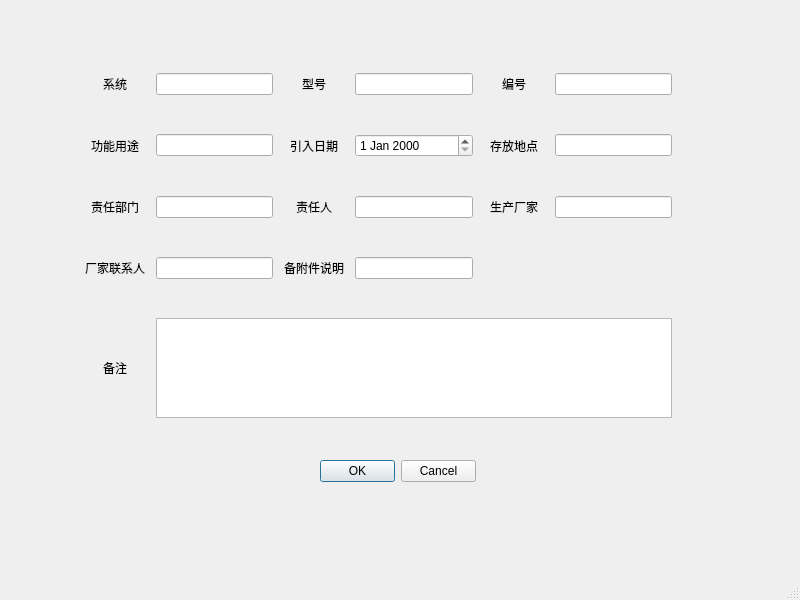
<?xml version="1.0" encoding="UTF-8"?>
<ui version="4.0">
 <class>ChangeStuInfo</class>
 <widget class="QMainWindow" name="ChangeStuInfo">
  <property name="geometry">
   <rect>
    <x>0</x>
    <y>0</y>
    <width>800</width>
    <height>600</height>
   </rect>
  </property>
  <property name="windowTitle">
   <string>MainWindow</string>
  </property>
  <widget class="QWidget" name="centralwidget">
   <widget class="QDialogButtonBox" name="buttonBox">
    <property name="geometry">
     <rect>
      <x>320</x>
      <y>460</y>
      <width>156</width>
      <height>23</height>
     </rect>
    </property>
    <property name="standardButtons">
     <set>QDialogButtonBox::Cancel|QDialogButtonBox::Ok</set>
    </property>
   </widget>
   <widget class="QWidget" name="gridLayoutWidget">
    <property name="geometry">
     <rect>
      <x>80</x>
      <y>40</y>
      <width>592</width>
      <height>411</height>
     </rect>
    </property>
    <layout class="QGridLayout" name="gridLayout">
     <item row="2" column="0">
      <widget class="QLabel" name="label_7">
       <property name="text">
        <string>责任部门</string>
       </property>
       <property name="alignment">
        <set>Qt::AlignCenter</set>
       </property>
      </widget>
     </item>
     <item row="2" column="1">
      <widget class="QLineEdit" name="man_department"/>
     </item>
     <item row="4" column="0">
      <widget class="QLabel" name="label_9">
       <property name="minimumSize">
        <size>
         <width>0</width>
         <height>100</height>
        </size>
       </property>
       <property name="maximumSize">
        <size>
         <width>16777215</width>
         <height>100</height>
        </size>
       </property>
       <property name="text">
        <string>备注</string>
       </property>
       <property name="alignment">
        <set>Qt::AlignCenter</set>
       </property>
      </widget>
     </item>
     <item row="0" column="1">
      <widget class="QLineEdit" name="man_sys"/>
     </item>
     <item row="1" column="2">
      <widget class="QLabel" name="label_5">
       <property name="text">
        <string>引入日期</string>
       </property>
       <property name="alignment">
        <set>Qt::AlignCenter</set>
       </property>
      </widget>
     </item>
     <item row="1" column="0">
      <widget class="QLabel" name="label_4">
       <property name="text">
        <string>功能用途</string>
       </property>
       <property name="alignment">
        <set>Qt::AlignCenter</set>
       </property>
      </widget>
     </item>
     <item row="0" column="0">
      <widget class="QLabel" name="label">
       <property name="minimumSize">
        <size>
         <width>70</width>
         <height>0</height>
        </size>
       </property>
       <property name="text">
        <string>系统</string>
       </property>
       <property name="alignment">
        <set>Qt::AlignCenter</set>
       </property>
      </widget>
     </item>
     <item row="0" column="4">
      <widget class="QLabel" name="label_2">
       <property name="text">
        <string>编号</string>
       </property>
       <property name="alignment">
        <set>Qt::AlignCenter</set>
       </property>
      </widget>
     </item>
     <item row="0" column="2">
      <widget class="QLabel" name="label_3">
       <property name="text">
        <string>型号</string>
       </property>
       <property name="alignment">
        <set>Qt::AlignCenter</set>
       </property>
      </widget>
     </item>
     <item row="1" column="1">
      <widget class="QLineEdit" name="man_porpuse"/>
     </item>
     <item row="1" column="5">
      <widget class="QLineEdit" name="man_place"/>
     </item>
     <item row="1" column="4">
      <widget class="QLabel" name="label_6">
       <property name="text">
        <string>存放地点</string>
       </property>
       <property name="alignment">
        <set>Qt::AlignCenter</set>
       </property>
      </widget>
     </item>
     <item row="2" column="4">
      <widget class="QLabel" name="label_10">
       <property name="minimumSize">
        <size>
         <width>70</width>
         <height>0</height>
        </size>
       </property>
       <property name="maximumSize">
        <size>
         <width>70</width>
         <height>16777215</height>
        </size>
       </property>
       <property name="text">
        <string>生产厂家</string>
       </property>
       <property name="alignment">
        <set>Qt::AlignCenter</set>
       </property>
      </widget>
     </item>
     <item row="2" column="2">
      <widget class="QLabel" name="label_8">
       <property name="minimumSize">
        <size>
         <width>70</width>
         <height>0</height>
        </size>
       </property>
       <property name="maximumSize">
        <size>
         <width>70</width>
         <height>16777215</height>
        </size>
       </property>
       <property name="text">
        <string>责任人</string>
       </property>
       <property name="alignment">
        <set>Qt::AlignCenter</set>
       </property>
      </widget>
     </item>
     <item row="0" column="5">
      <widget class="QLineEdit" name="man_num"/>
     </item>
     <item row="0" column="3">
      <widget class="QLineEdit" name="man_model"/>
     </item>
     <item row="2" column="3">
      <widget class="QLineEdit" name="man_persion"/>
     </item>
     <item row="2" column="5">
      <widget class="QLineEdit" name="man_mfrs"/>
     </item>
     <item row="3" column="1">
      <widget class="QLineEdit" name="man_mfrspersion"/>
     </item>
     <item row="3" column="0">
      <widget class="QLabel" name="label_11">
       <property name="text">
        <string>厂家联系人</string>
       </property>
       <property name="alignment">
        <set>Qt::AlignCenter</set>
       </property>
      </widget>
     </item>
     <item row="4" column="1" colspan="5">
      <widget class="QTextEdit" name="man_remarks">
       <property name="minimumSize">
        <size>
         <width>0</width>
         <height>100</height>
        </size>
       </property>
       <property name="maximumSize">
        <size>
         <width>16777215</width>
         <height>100</height>
        </size>
       </property>
      </widget>
     </item>
     <item row="1" column="3">
      <widget class="QDateEdit" name="man_impTime"/>
     </item>
     <item row="3" column="2">
      <widget class="QLabel" name="label_12">
       <property name="text">
        <string>备附件说明</string>
       </property>
       <property name="alignment">
        <set>Qt::AlignCenter</set>
       </property>
      </widget>
     </item>
     <item row="3" column="3">
      <widget class="QLineEdit" name="man_enclosure"/>
     </item>
    </layout>
   </widget>
  </widget>
  <widget class="QMenuBar" name="menubar">
   <property name="geometry">
    <rect>
     <x>0</x>
     <y>0</y>
     <width>800</width>
     <height>23</height>
    </rect>
   </property>
  </widget>
  <widget class="QStatusBar" name="statusbar"/>
 </widget>
 <resources/>
 <connections/>
</ui>
